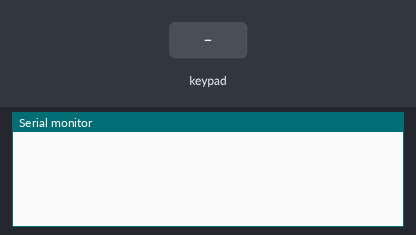
Simulated run of this sketch. Board: Arduino Uno, built with avr-gcc and run on an emulated ATmega328P. Shown: the last lines printed to the serial monitor. The inputs (shaded band) are chosen by the test bench.

Above: at 1.2 s.
1.3 s: key '1' pressed
At 2.0 s:
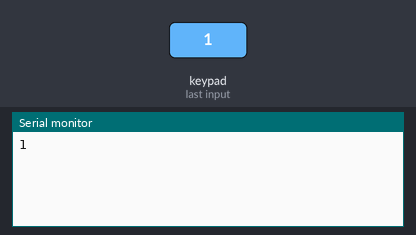
2.8 s: keypad keys 1 0 9 8 7 # pressed 0.4 s apart
At 5.8 s:
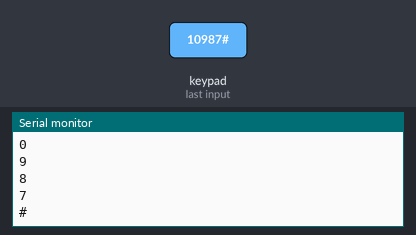
6.7 s: key '*' pressed
At 7.5 s:
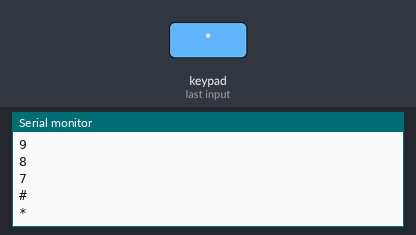
8.2 s: keypad keys 1 3 1 2 1 1 pressed 0.4 s apart
At 11.2 s:
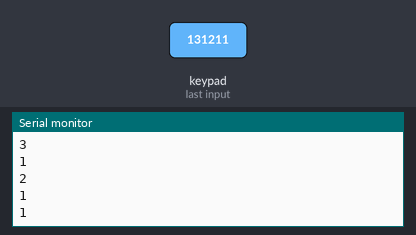
Timing chart, 0 to 12.7 s (numbered marks = the images above; inputs shaded):
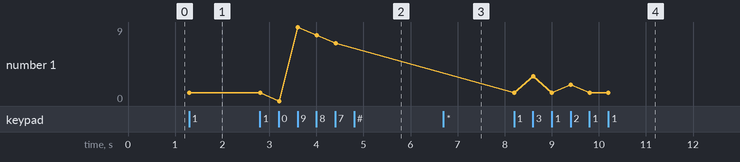

Measured:
- after the input at 1.3 s, the serial monitor: prints a new line at once (image 1)
- after the input at 2.8 s, the serial monitor: prints a new line after 0.41 s (image 2)
- after the input at 6.7 s, the serial monitor: prints a new line at once (image 3)
- after the input at 8.2 s, the serial monitor: prints a new line at once (image 4)
- plotted number 1: 1 → 7 after the input at 2.8 s, 7 → 1 after the input at 8.2 s

The sketch:

interfacing_of_4x3_Keypad_with_arduino_UNo.ino
```cpp
#include<Keypad.h>

const byte ROWS = 4;   // No. of Rows
const byte COLS = 3;  //  No. of columns


char keys[ROWS][COLS] = {
  {'1', '2', '3'},
  {'4', '5', '6'},
  {'7', '8', '9'},
  {'*', '0', '#'}
};


byte rowPin[ROWS] = {10, 9, 8, 7};
byte colPin[COLS] = {13, 12, 11};


// create an object of Keypad
Keypad keypad = Keypad(makeKeymap(keys), rowPin, colPin, ROWS, COLS);


void setup() {
  // put your setup code here, to run once:

  Serial.begin(9600);

}

void loop() {
  // put your main code here, to run repeatedly:

  char key = keypad.getKey();   // Reading the Key

  if (key){
    Serial.println(key);
  }

}
```
